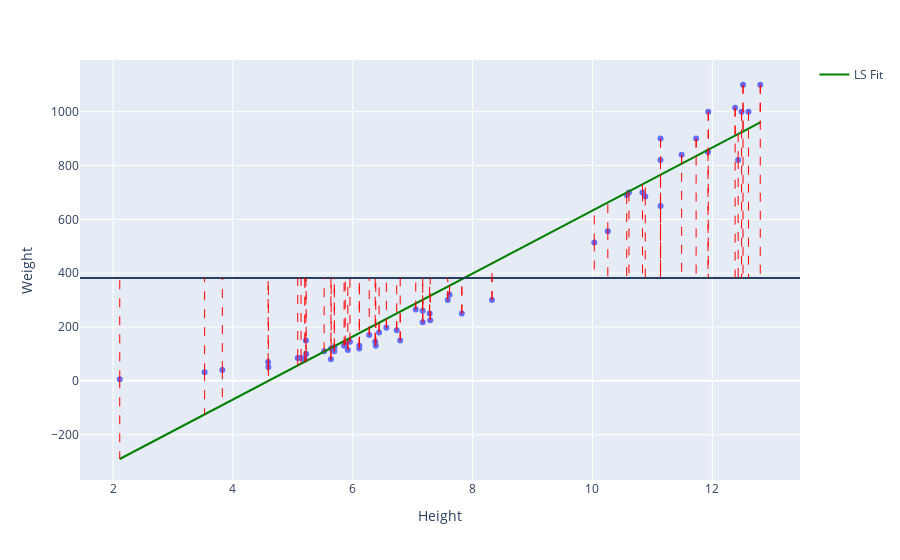

The code cell stored with this chart in its notebook:
### Code cell
for weight,height,res in zip(df_perch.Weight,df_perch.Height,y_hat):
    fig.add_shape(type='line',x0=height,x1=height,y0=weight,y1=res,line=dict(width=1,dash='dash',color='red'))

fig.show()

### Figure 1 — Plotly figure (JSON) as saved in the notebook; plotly's stock layout.template omitted (floating-point values rounded to 4 significant figures)
{"data": [{"hovertemplate": "Height=%{x}<br>Weight=%{y}<extra></extra>", "legendgroup": "", "marker": {"color": "#636efa", "symbol": "circle"}, "mode": "markers", "name": "", "orientation": "v", "showlegend": false, "type": "scatter", "x": [2.112, 3.528, 3.824, 4.592, 4.588, 5.222, 5.199, 5.636, 5.138, 5.082, 5.692, 5.918, 5.692, 6.384, 6.11, 5.64, 6.11, 5.875, 5.522, 5.856, 6.792, 5.953, 5.218, 6.275, 7.293, 6.375, 6.733, 6.439, 6.561, 7.168, 8.323, 7.167, 7.052, 7.283, 7.82, 7.585, 7.616, 10.03, 10.26, 11.49, 10.88, 10.61, 10.84, 10.57, 11.14, 11.14, 12.43, 11.93, 11.73, 12.38, 11.13, 12.8, 11.93, 12.51, 12.6, 12.49], "xaxis": "x", "y": [5.9, 32, 40, 51.5, 70, 100, 78, 80, 85, 85, 110, 115, 125, 130, 120, 120, 130, 135, 110, 130, 150, 145, 150, 170, 225, 145, 188, 180, 197, 218, 300, 260, 265, 250, 250, 300, 320, 514, 556, 840, 685, 700, 700, 690, 900, 650, 820, 850, 900, 1015, 820, 1100, 1000, 1100, 1000, 1000], "yaxis": "y"}, {"line": {"color": "green"}, "name": "LS Fit", "type": "scatter", "x": [2.112, 3.528, 3.824, 4.592, 4.588, 5.222, 5.199, 5.636, 5.138, 5.082, 5.692, 5.918, 5.692, 6.384, 6.11, 5.64, 6.11, 5.875, 5.522, 5.856, 6.792, 5.953, 5.218, 6.275, 7.293, 6.375, 6.733, 6.439, 6.561, 7.168, 8.323, 7.167, 7.052, 7.283, 7.82, 7.585, 7.616, 10.03, 10.26, 11.49, 10.88, 10.61, 10.84, 10.57, 11.14, 11.14, 12.43, 11.93, 11.73, 12.38, 11.13, 12.8, 11.93, 12.51, 12.6, 12.49], "y": [-290.3, -124.7, -90.05, -0.1756, -0.6902, 73.51, 70.8, 121.9, 63.59, 57.09, 128.5, 154.8, 128.5, 209.4, 177.3, 122.4, 177.3, 149.8, 108.6, 147.6, 257.1, 159.0, 73.06, 196.6, 315.7, 208.3, 250.2, 215.9, 230.1, 301.1, 436.2, 301.0, 287.5, 314.5, 377.4, 349.9, 353.4, 635.8, 662.3, 806.4, 735.4, 703.6, 730.0, 699.2, 765.3, 765.3, 916.7, 857.9, 834.7, 910.8, 765.1, 959.9, 858.4, 926.2, 936.9, 923.4]}], "layout": {"legend": {"tracegroupgap": 0}, "margin": {"t": 60}, "shapes": [{"type": "line", "x0": 0, "x1": 1, "xref": "x domain", "y0": 382.2, "y1": 382.2, "yref": "y"}, {"line": {"color": "red", "dash": "dash", "width": 1}, "type": "line", "x0": 2.112, "x1": 2.112, "y0": 5.9, "y1": 382.2}, {"line": {"color": "red", "dash": "dash", "width": 1}, "type": "line", "x0": 3.528, "x1": 3.528, "y0": 32, "y1": 382.2}, {"line": {"color": "red", "dash": "dash", "width": 1}, "type": "line", "x0": 3.824, "x1": 3.824, "y0": 40, "y1": 382.2}, {"line": {"color": "red", "dash": "dash", "width": 1}, "type": "line", "x0": 4.592, "x1": 4.592, "y0": 51.5, "y1": 382.2}, {"line": {"color": "red", "dash": "dash", "width": 1}, "type": "line", "x0": 4.588, "x1": 4.588, "y0": 70, "y1": 382.2}, {"line": {"color": "red", "dash": "dash", "width": 1}, "type": "line", "x0": 5.222, "x1": 5.222, "y0": 100, "y1": 382.2}, {"line": {"color": "red", "dash": "dash", "width": 1}, "type": "line", "x0": 5.199, "x1": 5.199, "y0": 78, "y1": 382.2}, {"line": {"color": "red", "dash": "dash", "width": 1}, "type": "line", "x0": 5.636, "x1": 5.636, "y0": 80, "y1": 382.2}, {"line": {"color": "red", "dash": "dash", "width": 1}, "type": "line", "x0": 5.138, "x1": 5.138, "y0": 85, "y1": 382.2}, {"line": {"color": "red", "dash": "dash", "width": 1}, "type": "line", "x0": 5.082, "x1": 5.082, "y0": 85, "y1": 382.2}, {"line": {"color": "red", "dash": "dash", "width": 1}, "type": "line", "x0": 5.692, "x1": 5.692, "y0": 110, "y1": 382.2}, {"line": {"color": "red", "dash": "dash", "width": 1}, "type": "line", "x0": 5.918, "x1": 5.918, "y0": 115, "y1": 382.2}, {"line": {"color": "red", "dash": "dash", "width": 1}, "type": "line", "x0": 5.692, "x1": 5.692, "y0": 125, "y1": 382.2}, {"line": {"color": "red", "dash": "dash", "width": 1}, "type": "line", "x0": 6.384, "x1": 6.384, "y0": 130, "y1": 382.2}, {"line": {"color": "red", "dash": "dash", "width": 1}, "type": "line", "x0": 6.11, "x1": 6.11, "y0": 120, "y1": 382.2}, {"line": {"color": "red", "dash": "dash", "width": 1}, "type": "line", "x0": 5.64, "x1": 5.64, "y0": 120, "y1": 382.2}, {"line": {"color": "red", "dash": "dash", "width": 1}, "type": "line", "x0": 6.11, "x1": 6.11, "y0": 130, "y1": 382.2}, {"line": {"color": "red", "dash": "dash", "width": 1}, "type": "line", "x0": 5.875, "x1": 5.875, "y0": 135, "y1": 382.2}, {"line": {"color": "red", "dash": "dash", "width": 1}, "type": "line", "x0": 5.522, "x1": 5.522, "y0": 110, "y1": 382.2}, {"line": {"color": "red", "dash": "dash", "width": 1}, "type": "line", "x0": 5.856, "x1": 5.856, "y0": 130, "y1": 382.2}, {"line": {"color": "red", "dash": "dash", "width": 1}, "type": "line", "x0": 6.792, "x1": 6.792, "y0": 150, "y1": 382.2}, {"line": {"color": "red", "dash": "dash", "width": 1}, "type": "line", "x0": 5.953, "x1": 5.953, "y0": 145, "y1": 382.2}, {"line": {"color": "red", "dash": "dash", "width": 1}, "type": "line", "x0": 5.218, "x1": 5.218, "y0": 150, "y1": 382.2}, {"line": {"color": "red", "dash": "dash", "width": 1}, "type": "line", "x0": 6.275, "x1": 6.275, "y0": 170, "y1": 382.2}, {"line": {"color": "red", "dash": "dash", "width": 1}, "type": "line", "x0": 7.293, "x1": 7.293, "y0": 225, "y1": 382.2}, {"line": {"color": "red", "dash": "dash", "width": 1}, "type": "line", "x0": 6.375, "x1": 6.375, "y0": 145, "y1": 382.2}, {"line": {"color": "red", "dash": "dash", "width": 1}, "type": "line", "x0": 6.733, "x1": 6.733, "y0": 188, "y1": 382.2}, {"line": {"color": "red", "dash": "dash", "width": 1}, "type": "line", "x0": 6.439, "x1": 6.439, "y0": 180, "y1": 382.2}, {"line": {"color": "red", "dash": "dash", "width": 1}, "type": "line", "x0": 6.561, "x1": 6.561, "y0": 197, "y1": 382.2}, {"line": {"color": "red", "dash": "dash", "width": 1}, "type": "line", "x0": 7.168, "x1": 7.168, "y0": 218, "y1": 382.2}, {"line": {"color": "red", "dash": "dash", "width": 1}, "type": "line", "x0": 8.323, "x1": 8.323, "y0": 300, "y1": 382.2}, {"line": {"color": "red", "dash": "dash", "width": 1}, "type": "line", "x0": 7.167, "x1": 7.167, "y0": 260, "y1": 382.2}, {"line": {"color": "red", "dash": "dash", "width": 1}, "type": "line", "x0": 7.052, "x1": 7.052, "y0": 265, "y1": 382.2}, {"line": {"color": "red", "dash": "dash", "width": 1}, "type": "line", "x0": 7.283, "x1": 7.283, "y0": 250, "y1": 382.2}, {"line": {"color": "red", "dash": "dash", "width": 1}, "type": "line", "x0": 7.82, "x1": 7.82, "y0": 250, "y1": 382.2}, {"line": {"color": "red", "dash": "dash", "width": 1}, "type": "line", "x0": 7.585, "x1": 7.585, "y0": 300, "y1": 382.2}, {"line": {"color": "red", "dash": "dash", "width": 1}, "type": "line", "x0": 7.616, "x1": 7.616, "y0": 320, "y1": 382.2}, {"line": {"color": "red", "dash": "dash", "width": 1}, "type": "line", "x0": 10.03, "x1": 10.03, "y0": 514, "y1": 382.2}, {"line": {"color": "red", "dash": "dash", "width": 1}, "type": "line", "x0": 10.26, "x1": 10.26, "y0": 556, "y1": 382.2}, {"line": {"color": "red", "dash": "dash", "width": 1}, "type": "line", "x0": 11.49, "x1": 11.49, "y0": 840, "y1": 382.2}, {"line": {"color": "red", "dash": "dash", "width": 1}, "type": "line", "x0": 10.88, "x1": 10.88, "y0": 685, "y1": 382.2}, {"line": {"color": "red", "dash": "dash", "width": 1}, "type": "line", "x0": 10.61, "x1": 10.61, "y0": 700, "y1": 382.2}, {"line": {"color": "red", "dash": "dash", "width": 1}, "type": "line", "x0": 10.84, "x1": 10.84, "y0": 700, "y1": 382.2}, {"line": {"color": "red", "dash": "dash", "width": 1}, "type": "line", "x0": 10.57, "x1": 10.57, "y0": 690, "y1": 382.2}, {"line": {"color": "red", "dash": "dash", "width": 1}, "type": "line", "x0": 11.14, "x1": 11.14, "y0": 900, "y1": 382.2}, {"line": {"color": "red", "dash": "dash", "width": 1}, "type": "line", "x0": 11.14, "x1": 11.14, "y0": 650, "y1": 382.2}, {"line": {"color": "red", "dash": "dash", "width": 1}, "type": "line", "x0": 12.43, "x1": 12.43, "y0": 820, "y1": 382.2}, {"line": {"color": "red", "dash": "dash", "width": 1}, "type": "line", "x0": 11.93, "x1": 11.93, "y0": 850, "y1": 382.2}, {"line": {"color": "red", "dash": "dash", "width": 1}, "type": "line", "x0": 11.73, "x1": 11.73, "y0": 900, "y1": 382.2}, {"line": {"color": "red", "dash": "dash", "width": 1}, "type": "line", "x0": 12.38, "x1": 12.38, "y0": 1015, "y1": 382.2}, {"line": {"color": "red", "dash": "dash", "width": 1}, "type": "line", "x0": 11.13, "x1": 11.13, "y0": 820, "y1": 382.2}, {"line": {"color": "red", "dash": "dash", "width": 1}, "type": "line", "x0": 12.8, "x1": 12.8, "y0": 1100, "y1": 382.2}, {"line": {"color": "red", "dash": "dash", "width": 1}, "type": "line", "x0": 11.93, "x1": 11.93, "y0": 1000, "y1": 382.2}, {"line": {"color": "red", "dash": "dash", "width": 1}, "type": "line", "x0": 12.51, "x1": 12.51, "y0": 1100, "y1": 382.2}, {"line": {"color": "red", "dash": "dash", "width": 1}, "type": "line", "x0": 12.6, "x1": 12.6, "y0": 1000, "y1": 382.2}, {"line": {"color": "red", "dash": "dash", "width": 1}, "type": "line", "x0": 12.49, "x1": 12.49, "y0": 1000, "y1": 382.2}, {"line": {"color": "red", "dash": "dash", "width": 1}, "type": "line", "x0": 2.112, "x1": 2.112, "y0": 5.9, "y1": -290.3}, {"line": {"color": "red", "dash": "dash", "width": 1}, "type": "line", "x0": 3.528, "x1": 3.528, "y0": 32, "y1": -124.7}, {"line": {"color": "red", "dash": "dash", "width": 1}, "type": "line", "x0": 3.824, "x1": 3.824, "y0": 40, "y1": -90.05}, {"line": {"color": "red", "dash": "dash", "width": 1}, "type": "line", "x0": 4.592, "x1": 4.592, "y0": 51.5, "y1": -0.1756}, {"line": {"color": "red", "dash": "dash", "width": 1}, "type": "line", "x0": 4.588, "x1": 4.588, "y0": 70, "y1": -0.6902}, {"line": {"color": "red", "dash": "dash", "width": 1}, "type": "line", "x0": 5.222, "x1": 5.222, "y0": 100, "y1": 73.51}, {"line": {"color": "red", "dash": "dash", "width": 1}, "type": "line", "x0": 5.199, "x1": 5.199, "y0": 78, "y1": 70.8}, {"line": {"color": "red", "dash": "dash", "width": 1}, "type": "line", "x0": 5.636, "x1": 5.636, "y0": 80, "y1": 121.9}, {"line": {"color": "red", "dash": "dash", "width": 1}, "type": "line", "x0": 5.138, "x1": 5.138, "y0": 85, "y1": 63.59}, {"line": {"color": "red", "dash": "dash", "width": 1}, "type": "line", "x0": 5.082, "x1": 5.082, "y0": 85, "y1": 57.09}, {"line": {"color": "red", "dash": "dash", "width": 1}, "type": "line", "x0": 5.692, "x1": 5.692, "y0": 110, "y1": 128.5}, {"line": {"color": "red", "dash": "dash", "width": 1}, "type": "line", "x0": 5.918, "x1": 5.918, "y0": 115, "y1": 154.8}, {"line": {"color": "red", "dash": "dash", "width": 1}, "type": "line", "x0": 5.692, "x1": 5.692, "y0": 125, "y1": 128.5}, {"line": {"color": "red", "dash": "dash", "width": 1}, "type": "line", "x0": 6.384, "x1": 6.384, "y0": 130, "y1": 209.4}, {"line": {"color": "red", "dash": "dash", "width": 1}, "type": "line", "x0": 6.11, "x1": 6.11, "y0": 120, "y1": 177.3}, {"line": {"color": "red", "dash": "dash", "width": 1}, "type": "line", "x0": 5.64, "x1": 5.64, "y0": 120, "y1": 122.4}, {"line": {"color": "red", "dash": "dash", "width": 1}, "type": "line", "x0": 6.11, "x1": 6.11, "y0": 130, "y1": 177.3}, {"line": {"color": "red", "dash": "dash", "width": 1}, "type": "line", "x0": 5.875, "x1": 5.875, "y0": 135, "y1": 149.8}, {"line": {"color": "red", "dash": "dash", "width": 1}, "type": "line", "x0": 5.522, "x1": 5.522, "y0": 110, "y1": 108.6}, {"line": {"color": "red", "dash": "dash", "width": 1}, "type": "line", "x0": 5.856, "x1": 5.856, "y0": 130, "y1": 147.6}, {"line": {"color": "red", "dash": "dash", "width": 1}, "type": "line", "x0": 6.792, "x1": 6.792, "y0": 150, "y1": 257.1}, {"line": {"color": "red", "dash": "dash", "width": 1}, "type": "line", "x0": 5.953, "x1": 5.953, "y0": 145, "y1": 159.0}, {"line": {"color": "red", "dash": "dash", "width": 1}, "type": "line", "x0": 5.218, "x1": 5.218, "y0": 150, "y1": 73.06}, {"line": {"color": "red", "dash": "dash", "width": 1}, "type": "line", "x0": 6.275, "x1": 6.275, "y0": 170, "y1": 196.6}, {"line": {"color": "red", "dash": "dash", "width": 1}, "type": "line", "x0": 7.293, "x1": 7.293, "y0": 225, "y1": 315.7}, {"line": {"color": "red", "dash": "dash", "width": 1}, "type": "line", "x0": 6.375, "x1": 6.375, "y0": 145, "y1": 208.3}, {"line": {"color": "red", "dash": "dash", "width": 1}, "type": "line", "x0": 6.733, "x1": 6.733, "y0": 188, "y1": 250.2}, {"line": {"color": "red", "dash": "dash", "width": 1}, "type": "line", "x0": 6.439, "x1": 6.439, "y0": 180, "y1": 215.9}, {"line": {"color": "red", "dash": "dash", "width": 1}, "type": "line", "x0": 6.561, "x1": 6.561, "y0": 197, "y1": 230.1}, {"line": {"color": "red", "dash": "dash", "width": 1}, "type": "line", "x0": 7.168, "x1": 7.168, "y0": 218, "y1": 301.1}, {"line": {"color": "red", "dash": "dash", "width": 1}, "type": "line", "x0": 8.323, "x1": 8.323, "y0": 300, "y1": 436.2}, {"line": {"color": "red", "dash": "dash", "width": 1}, "type": "line", "x0": 7.167, "x1": 7.167, "y0": 260, "y1": 301.0}, {"line": {"color": "red", "dash": "dash", "width": 1}, "type": "line", "x0": 7.052, "x1": 7.052, "y0": 265, "y1": 287.5}, {"line": {"color": "red", "dash": "dash", "width": 1}, "type": "line", "x0": 7.283, "x1": 7.283, "y0": 250, "y1": 314.5}, {"line": {"color": "red", "dash": "dash", "width": 1}, "type": "line", "x0": 7.82, "x1": 7.82, "y0": 250, "y1": 377.4}, {"line": {"color": "red", "dash": "dash", "width": 1}, "type": "line", "x0": 7.585, "x1": 7.585, "y0": 300, "y1": 349.9}, {"line": {"color": "red", "dash": "dash", "width": 1}, "type": "line", "x0": 7.616, "x1": 7.616, "y0": 320, "y1": 353.4}, {"line": {"color": "red", "dash": "dash", "width": 1}, "type": "line", "x0": 10.03, "x1": 10.03, "y0": 514, "y1": 635.8}, {"line": {"color": "red", "dash": "dash", "width": 1}, "type": "line", "x0": 10.26, "x1": 10.26, "y0": 556, "y1": 662.3}, {"line": {"color": "red", "dash": "dash", "width": 1}, "type": "line", "x0": 11.49, "x1": 11.49, "y0": 840, "y1": 806.4}, {"line": {"color": "red", "dash": "dash", "width": 1}, "type": "line", "x0": 10.88, "x1": 10.88, "y0": 685, "y1": 735.4}, {"line": {"color": "red", "dash": "dash", "width": 1}, "type": "line", "x0": 10.61, "x1": 10.61, "y0": 700, "y1": 703.6}, {"line": {"color": "red", "dash": "dash", "width": 1}, "type": "line", "x0": 10.84, "x1": 10.84, "y0": 700, "y1": 730.0}, {"line": {"color": "red", "dash": "dash", "width": 1}, "type": "line", "x0": 10.57, "x1": 10.57, "y0": 690, "y1": 699.2}, {"line": {"color": "red", "dash": "dash", "width": 1}, "type": "line", "x0": 11.14, "x1": 11.14, "y0": 900, "y1": 765.3}, {"line": {"color": "red", "dash": "dash", "width": 1}, "type": "line", "x0": 11.14, "x1": 11.14, "y0": 650, "y1": 765.3}, {"line": {"color": "red", "dash": "dash", "width": 1}, "type": "line", "x0": 12.43, "x1": 12.43, "y0": 820, "y1": 916.7}, {"line": {"color": "red", "dash": "dash", "width": 1}, "type": "line", "x0": 11.93, "x1": 11.93, "y0": 850, "y1": 857.9}, {"line": {"color": "red", "dash": "dash", "width": 1}, "type": "line", "x0": 11.73, "x1": 11.73, "y0": 900, "y1": 834.7}, {"line": {"color": "red", "dash": "dash", "width": 1}, "type": "line", "x0": 12.38, "x1": 12.38, "y0": 1015, "y1": 910.8}, {"line": {"color": "red", "dash": "dash", "width": 1}, "type": "line", "x0": 11.13, "x1": 11.13, "y0": 820, "y1": 765.1}, {"line": {"color": "red", "dash": "dash", "width": 1}, "type": "line", "x0": 12.8, "x1": 12.8, "y0": 1100, "y1": 959.9}, {"line": {"color": "red", "dash": "dash", "width": 1}, "type": "line", "x0": 11.93, "x1": 11.93, "y0": 1000, "y1": 858.4}, {"line": {"color": "red", "dash": "dash", "width": 1}, "type": "line", "x0": 12.51, "x1": 12.51, "y0": 1100, "y1": 926.2}, {"line": {"color": "red", "dash": "dash", "width": 1}, "type": "line", "x0": 12.6, "x1": 12.6, "y0": 1000, "y1": 936.9}, {"line": {"color": "red", "dash": "dash", "width": 1}, "type": "line", "x0": 12.49, "x1": 12.49, "y0": 1000, "y1": 923.4}], "xaxis": {"anchor": "y", "domain": [0, 1], "title": {"text": "Height"}}, "yaxis": {"anchor": "x", "domain": [0, 1], "title": {"text": "Weight"}}}}
